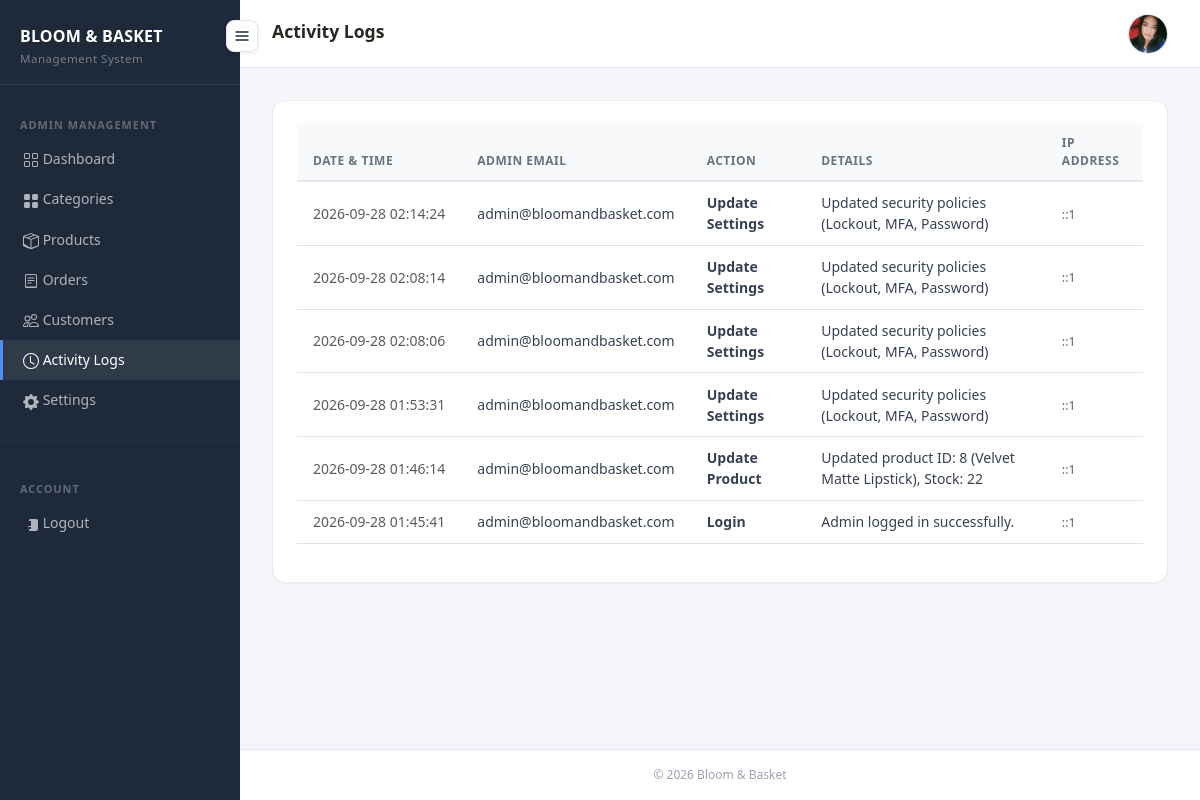
/admin_activity_logs.php (signed in), run on the app's committed database.
### tables this page shows
CREATE TABLE `admin_activity_logs` (
  `id` int(11) NOT NULL AUTO_INCREMENT,
  `admin_email` varchar(255) NOT NULL,
  `action` varchar(255) NOT NULL,
  `details` text DEFAULT NULL,
  `ip_address` varchar(45) DEFAULT NULL,
  `created_at` timestamp NOT NULL DEFAULT current_timestamp(),
  PRIMARY KEY (`id`)
);

### admin_activity_logs.php (the view, shortened to what this page needs)
<?php
$conn = getConnection();
$logs = [];
$res = $conn->query("SELECT * FROM admin_activity_logs ORDER BY created_at DESC LIMIT 100");
if ($res) {
    while ($row = $res->fetch_assoc()) {
        $logs[] = $row;
    }
}
?>
<!DOCTYPE html>
<html lang="en">
<head>
    <link rel="stylesheet" href="https://cdn.jsdelivr.net/npm/bootstrap@5.3.3/dist/css/bootstrap.min.css">
    <link rel="stylesheet" href="assets/style.css">
</head>
<body class="admin-ui">
<?php $activePage = 'activity-logs'; require_once 'includes/sidebar.php'; ?>
<div id="main-content">
    <?php $pageTitle = 'Activity Logs'; require_once 'includes/admin_topbar.php'; ?>
    <div class="page-content">
        <div class="log-card">
            <?php if (empty($logs)): ?>
                <p class="text-muted text-center py-4">No activity logs found.</p>
            <?php else: ?>
                <div class="table-responsive">
                    <table class="table align-middle">
                        <thead>
                            <tr>
                                <th>Date & Time</th>
                                <th>Admin Email</th>
                                <th>Action</th>
                                <th>Details</th>
                                <th>IP Address</th>
                            </tr>
                        </thead>
                        <tbody>
                            <?php foreach ($logs as $log): ?>
                                <tr>
                                    <td class="text-nowrap text-muted"><?= htmlspecialchars($log['created_at']) ?></td>
                                    <td><?= htmlspecialchars($log['admin_email']) ?></td>
                                    <td><strong><?= htmlspecialchars($log['action']) ?></strong></td>
                                    <td><?= htmlspecialchars($log['details']) ?></td>
                                    <td><small class="text-muted"><?= htmlspecialchars($log['ip_address']) ?></small></td>
                                </tr>
                            <?php endforeach; ?>
                        </tbody>
                    </table>
                </div>
            <?php endif; ?>
        </div>
    </div>
    <div class="page-footer mt-4">
        &copy; <?= date('Y') ?> Bloom &amp; Basket
    </div>
</div>
</body>
</html>

### includes/admin_topbar.php (shortened to what this page needs)
<?php
$adminPhotoPath = null;
$adminEmail = $_SESSION['admin_email'] ?? null;
if ($adminEmail) {
    $topbarConn = getConnection();
    $adminStmt = $topbarConn->prepare('SELECT photo_path FROM admins WHERE email = ? LIMIT 1');
    if ($adminStmt) {
        $adminStmt->bind_param('s', $adminEmail);
        $adminStmt->execute();
        $adminRow = $adminStmt->get_result()->fetch_assoc();
        $adminPhotoPath = $adminRow['photo_path'] ?? null;
    }
}
?>
<div class="page-topbar d-flex justify-content-between align-items-center flex-wrap gap-3">
    <div>
        <h1><?= htmlspecialchars($pageTitle ?? 'Admin Dashboard') ?></h1>
    </div>
    <div class="d-flex align-items-center gap-3">
        <div class="dropdown profile-menu">
            <button class="profile-btn" type="button" data-bs-toggle="dropdown" aria-expanded="false" aria-label="Account menu">
                <?php if ($adminPhotoPath): ?>
                    <img src="<?= htmlspecialchars($adminPhotoPath) ?>" alt="Profile photo">
                <?php else: ?>
                    <svg xmlns="http://www.w3.org/2000/svg" width="20" height="20" fill="none" stroke="currentColor" stroke-width="1.8" viewBox="0 0 24 24"><path stroke-linecap="round" stroke-linejoin="round" d="M12 12a4.5 4.5 0 1 0 0-9 4.5 4.5 0 0 0 0 9zM4.5 20.25a7.5 7.5 0 0 1 15 0"/></svg>
                <?php endif; ?>
            </button>
        </div>
    </div>
</div>

### assets/style.css (style rules this page uses)
body { background-color: #f5f6fa; font-family: 'Segoe UI', system-ui, -apple-system, sans-serif; }
.admin-ui #main-content { margin-left: 240px; min-height: 100vh; display: flex; flex-direction: column; transition: margin-left .2s ease; }
.page-topbar { background: #fff; border-bottom: 1px solid #e3e6ed; padding: .85rem 2rem; }
.page-topbar h1 { font-size: 1.1rem; font-weight: 600; color: #1e2a3a; margin: 0; }
.profile-menu .profile-btn { width: 40px; height: 40px; border-radius: 50%; display: flex; align-items: center; justify-content: center; background: #f1f5f9; color: #334155; border: 1px solid #e3e6ed; padding: 0; }
.profile-menu .profile-btn::after { display: none; }
.profile-menu .profile-btn img { width: 100%; height: 100%; border-radius: 50%; object-fit: cover; }
.page-content { flex: 1; padding: 2rem; }
.table thead th { background-color: #f8f9fb; font-size: .75rem; font-weight: 700; letter-spacing: .5px; text-transform: uppercase; color: #6b7280; border-bottom: 2px solid #e3e6ed; padding: .65rem 1rem; }
.table td { font-size: .875rem; color: #374151; padding: .65rem 1rem; vertical-align: middle; }
.page-footer { padding: 1rem 2rem; font-size: .75rem; color: #9ca3af; border-top: 1px solid #e3e6ed; background: #fff; text-align: center; }

### admin_activity_logs.php (style rules this page uses)
:root { --ink: #2a2621; --muted: #8a8175; --line: rgba(42, 38, 33, 0.09); --paper: #fbf9f6; --rose: #c2477a; }
#main-content { color: var(--ink); }
.page-topbar h1 { color: var(--ink); margin-bottom: 4px; }
.log-card { background: #fff; border-radius: 14px; padding: 22px 24px; box-shadow: 0 1px 2px rgba(42, 38, 33, 0.04); border: 1px solid var(--line); }

### data on the page
admin_activity_logs: created_at "2026-09-28 02:14:24", admin_email "admin@bloomandbasket.com", action "Update Settings", details "Updated security policies (Lockout, MFA, Password)", ip_address "::1"
admin_activity_logs: created_at "2026-09-28 02:08:14", admin_email "admin@bloomandbasket.com", action "Update Settings", details "Updated security policies (Lockout, MFA, Password)", ip_address "::1"
admin_activity_logs: created_at "2026-09-28 02:08:06", admin_email "admin@bloomandbasket.com", action "Update Settings", details "Updated security policies (Lockout, MFA, Password)", ip_address "::1"
admin_activity_logs: created_at "2026-09-28 01:53:31", admin_email "admin@bloomandbasket.com", action "Update Settings", details "Updated security policies (Lockout, MFA, Password)", ip_address "::1"
admin_activity_logs: created_at "2026-09-28 01:46:14", admin_email "admin@bloomandbasket.com", action "Update Product", details "Updated product ID: 8 (Velvet Matte Lipstick), Stock: 22", ip_address "::1"
admin_activity_logs: created_at "2026-09-28 01:45:41", admin_email "admin@bloomandbasket.com", action "Login", details "Admin logged in successfully.", ip_address "::1"

### other printed values
$pageTitle "Activity Logs"
